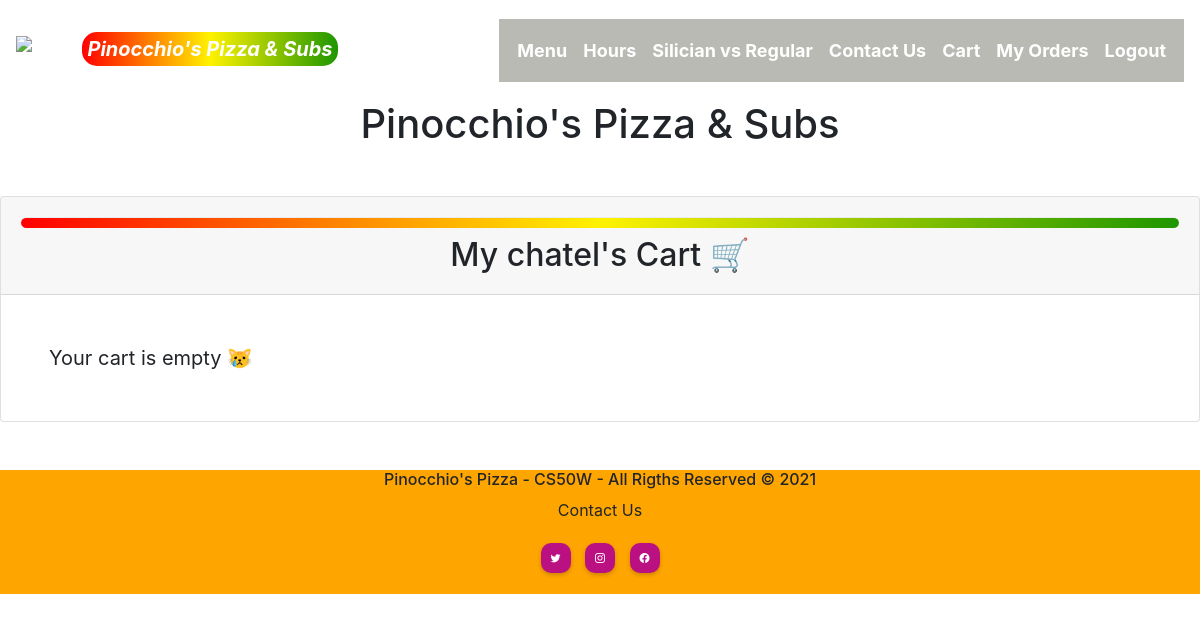
Page /cart (signed in) on the earlier database version.
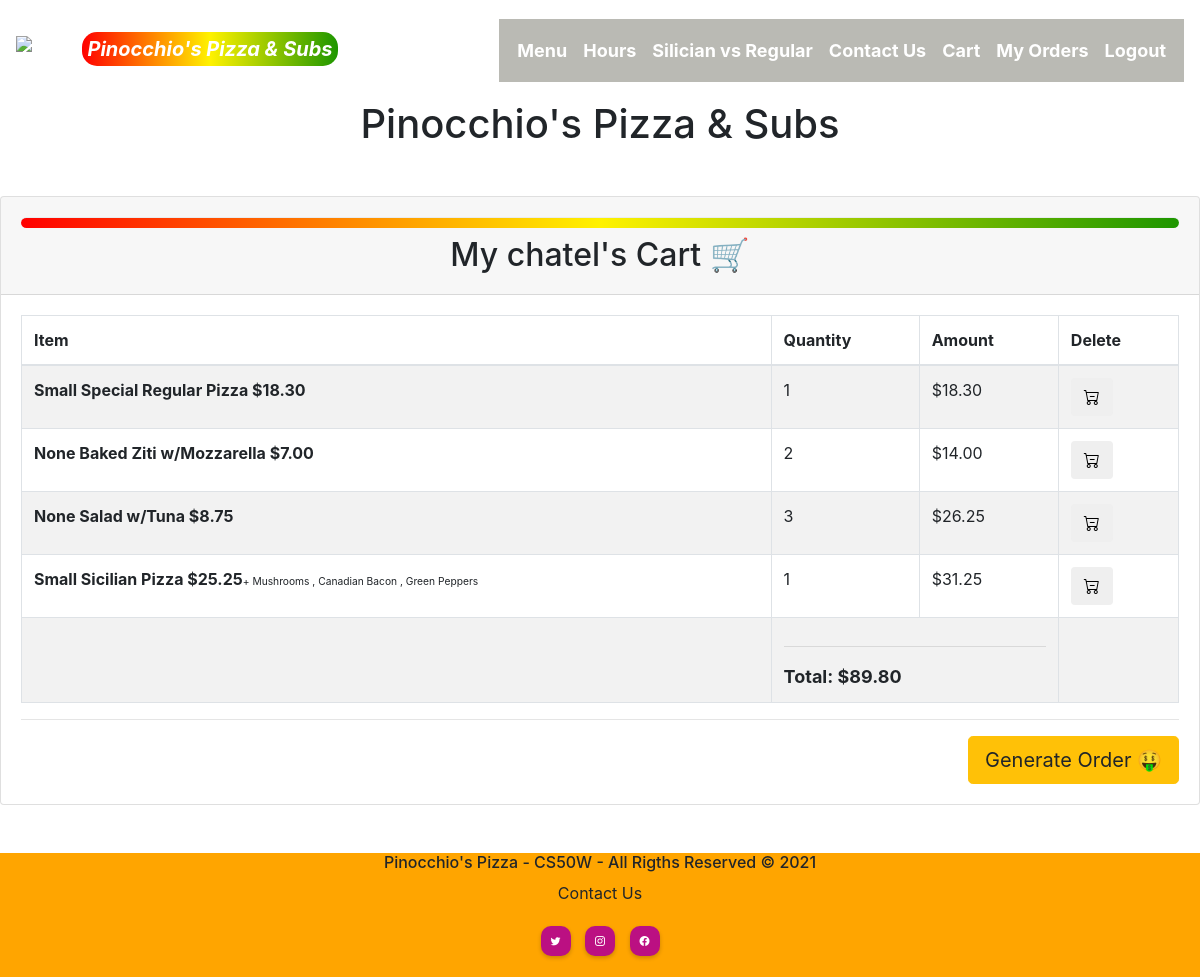
Same page on the later database version.
### orders/models.py (models this page shows, shortened)
class ItemCost(models.Model):
    size = models.ForeignKey(
        Size, on_delete=models.PROTECT, blank=True, null=True)
    itemcost = models.ManyToManyField(
        Inventory, blank=True, related_name="cost")
    amount = models.DecimalField(max_digits=6, decimal_places=2)
    def __str__(self):
        for each in self.itemcost.all():
            return f"{self.size} {each} ${self.amount}"

class Size(models.Model):
    size = models.CharField(max_length=64, blank=True)
    def __str__(self):
        return f"{self.size}"

class Inventory(models.Model):
    name = models.CharField(max_length=64)
    image = models.ImageField(upload_to="static/images/", blank=True)
    toppings = models.ManyToManyField(
        Topping, blank=True, related_name="toppings")
    special = models.BooleanField(default=False)
    customizable = models.BooleanField(default=True)
    item_type = models.ForeignKey(Type, on_delete=models.PROTECT, null=True)
    comments = models.CharField(max_length=500, blank=True)
    def __str__(self):
        return f" {self.name}"

class Orderr(models.Model):
    STATUS = [
        ('Initiated', 'Initiated'),
        ('Completed', 'Completed'),
        ('Refunded', 'Refunded')
    ]
    qty = models.IntegerField()
    item = models.ManyToManyField(ItemCost, blank=True, related_name="item")
    item_topping = models.ManyToManyField(
        Topping, blank=True, related_name="item_topping")
    order_id = models.ForeignKey(
        Completed_Order_Ids, on_delete=models.PROTECT, null=True)
    status = models.CharField(
        max_length=64, choices=STATUS, default='Initiated')
    amount = models.DecimalField(max_digits=6, decimal_places=2, default=0.00)
    user = models.ForeignKey(User, on_delete=models.CASCADE)
    created_at = models.DateTimeField(auto_now_add=True)
    updated_at = models.DateTimeField(auto_now=True)
    class Meta:
        get_latest_by = ['item']

class Topping(models.Model):
    item = models.CharField(max_length=64)
    def __str__(self):
        return f"{self.item}"

### orders/views.py (the view)
# urls.py: path('cart', views.cart, name='cart'),
def cart(request):
    orders =  Orderr.objects.filter(user_id=request.user.id)
    total = Decimal(0)
    cart_item_count = 0
    total_id = []
    for order in orders:
        if order.status == 'Initiated':
            total_id.append(order.id)
            cart_item_count = len(total_id)
            total += Decimal(order.amount)
    context = {
        "inventory": Inventory.objects.all(),
        "itemcost": ItemCost.objects.all(),
        "orders": orders,
        "total": total,
        "total_id": total_id,
        "cart_item_count": cart_item_count
    }
    return render(request, 'orders/cart.html', context)

### orders/templates/orders/cart.html (shortened to what this page needs)
{% extends "orders/layout.html" %}
{% block body %}
<div class="card mt-5">
    <div class="card-header">
        <div class="dropdown-divider title"></div>
        <h2 class="text-center">My {{request.user}}'s Cart &#128722; </h2>
    </div>
    {% if cart_item_count > 0 %}
    <div class="card-body">
        <div class="card-text">
            <div class="table-wrapper-scroll-y
                            my-custom-scrollbar" style="display: flex; flex-direction: column-reverse;">
                <table class="table table-bordered table-striped mb-0">
                    <thead>
                        <tr>
                            <th scope="col">Item</th>
                            <th scope="col">Quantity</th>
                            <th scope="col">Amount</th>
                            <th scope="col">Delete</th>
                        </tr>
                    </thead>
                    <tbody>
                        {% for order in orders %}
                        {% for item in order.item.all %}
                        <tr>
                            <th scope="row">{{item}}{% if order.item_topping.all %}<small><small>+ {% for topping in order.item_topping.all %} {{topping}} {% if not forloop.last %}, {% endif %}
                                    {% endfor %}</small></small>{% endif %}</th>
                            <td>{{order.qty}}</td>
                            <td>${{order.amount}}</td>
                            <td>
                                <form action="{% url 'delete_item' %}" method="POST">
                                    <input type="hidden" name="item_id" value="{{order.id}}"><button type="submit"
                                        class="btn"><i class="bi bi-cart-dash"></i></button>
                                </form>
                            </td>
                        </tr>
                        {% endfor %}
                        {% endfor %}
                        <tr>
                            <td></td>
                            <td colspan="2">
                                <hr> <b style="font-size:large;">Total: ${{ total }}</b>
                            </td>
                            <td></td>
                        </tr>
                    </tbody>
                </table>
            </div>
            <hr>
            <span class="float-right">
                <button type="button" class="btn btn-warning btn-lg" data-toggle="modal" data-target="#checkout">
                    Generate Order 🤑
                </button>
            </span>
        </div>
    </div>
    {% else %}
    <span class="p-5" style='font-size:20px;'>Your cart is empty &#128575;</span>
    {% endif %}
</div>
{% endblock %}

Differences in the rows shown:
added Orderr: qty "1", amount "18.30"
now on this page (row unchanged): ItemCost: id+size+amount "Small Special Regular Pizza $18.30"
added Orderr: qty "2", amount "14.00"
now on this page (row unchanged): ItemCost: id+size+amount "None Baked Ziti w/Mozzarella $7.00"
added Orderr: qty "3", amount "26.25"
now on this page (row unchanged): ItemCost: id+size+amount "None Salad w/Tuna $8.75"
added Orderr: qty "1", amount "31.25"
now on this page (row unchanged): ItemCost: id+size+amount "Small Sicilian Pizza $25.25"
now on this page (row unchanged): Topping: item "Mushrooms"
now on this page (row unchanged): Topping: item "Canadian Bacon"
now on this page (row unchanged): Topping: item "Green Peppers"
Other differences:
{{ total }}: (not shown) → "89.80"
text no longer shown: "Your cart is empty 😿"
text now shown: "Item Quantity Amount Delete Total: $ Generate Order 🤑"
